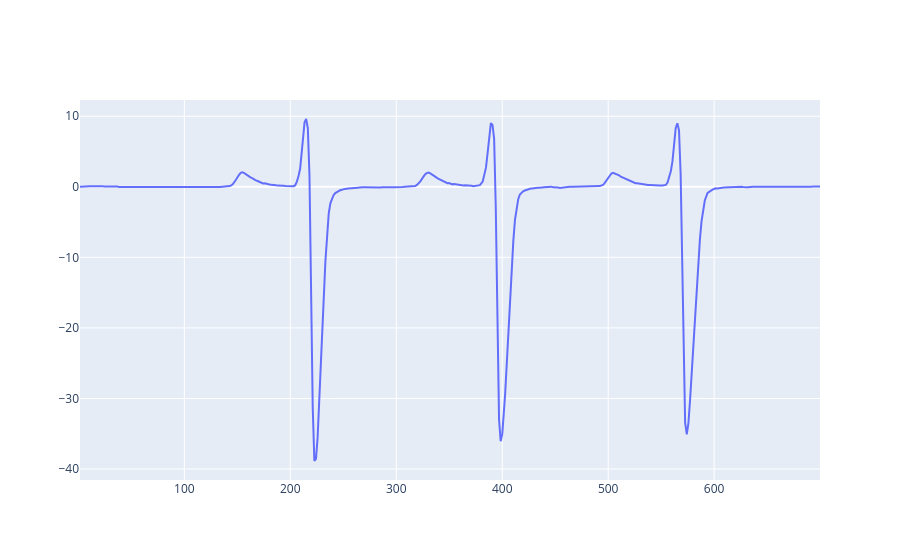

Here is the notebook cell this chart was saved with:
### Code cell
import plotly.graph_objects as go
fig = go.Figure()
fig.add_trace(go.Scatter(x=elution_time, y=RI_signal, mode='lines', name='GPC'))
fig.show()

fig.add_trace(go.Scatter(x=elution_time_ana, 
                            y=RI_signal_ana,
                            mode = 'lines',
                            name = f"Run {i+1}"
                        )
    )

fig1.add_trace(go.Scatter(x=MWData, 
                        y=peakdata,
                        mode = 'lines',
                        name = f"Run {i+1}"
                    )
)

### Figure 1 — Plotly figure (JSON) as saved in the notebook; plotly's stock layout.template omitted (floating-point values rounded to 4 significant figures; data arrays with more than 128 entries replaced by an {"elided": "..."} marker saying what was removed)
{"data": [{"mode": "lines", "name": "GPC", "type": "scatter", "x": {"elided": "427 float values"}, "y": {"elided": "427 float values"}}], "layout": {}}
